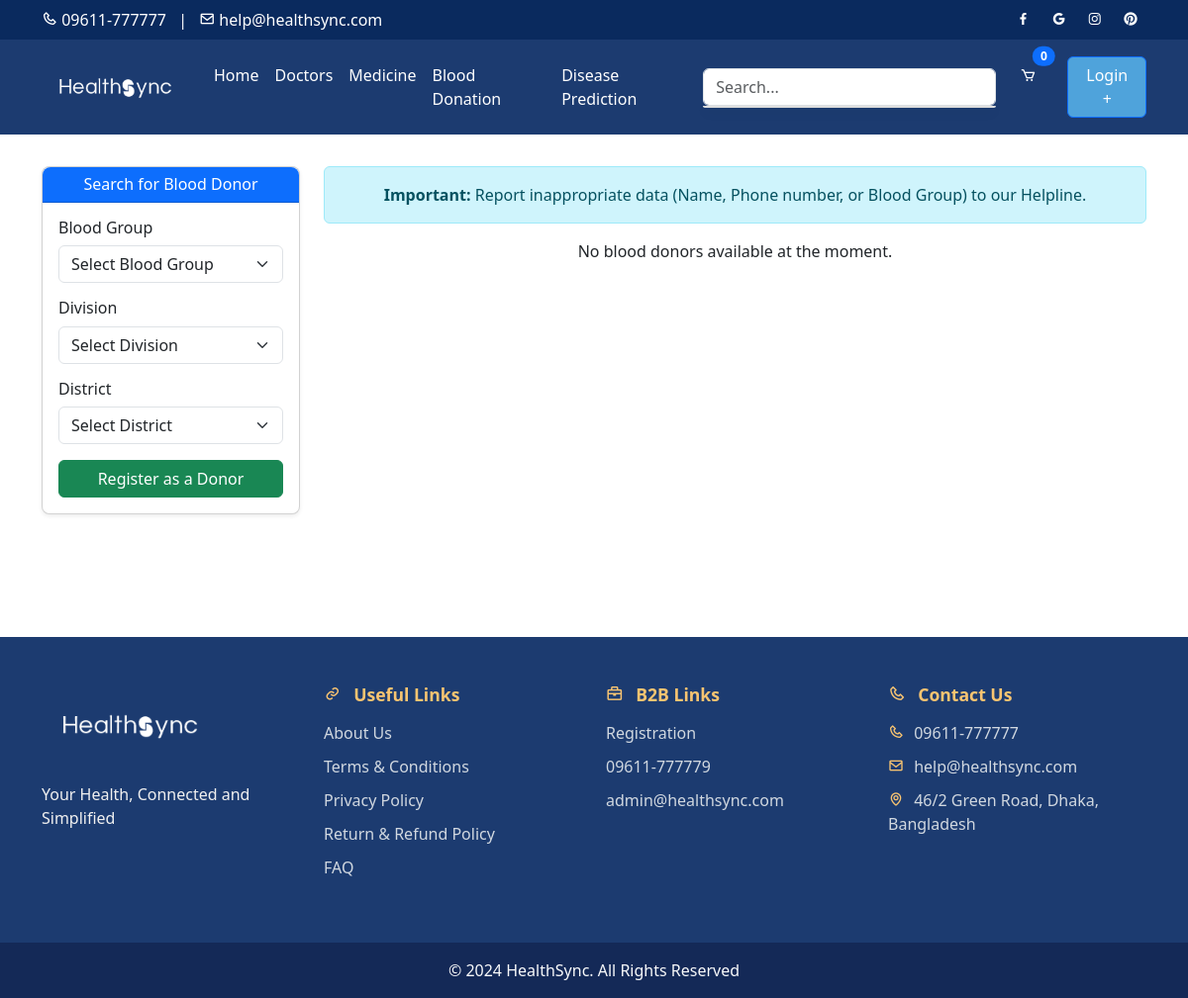
/blood-donors/, run on an earlier commit of the app's database.
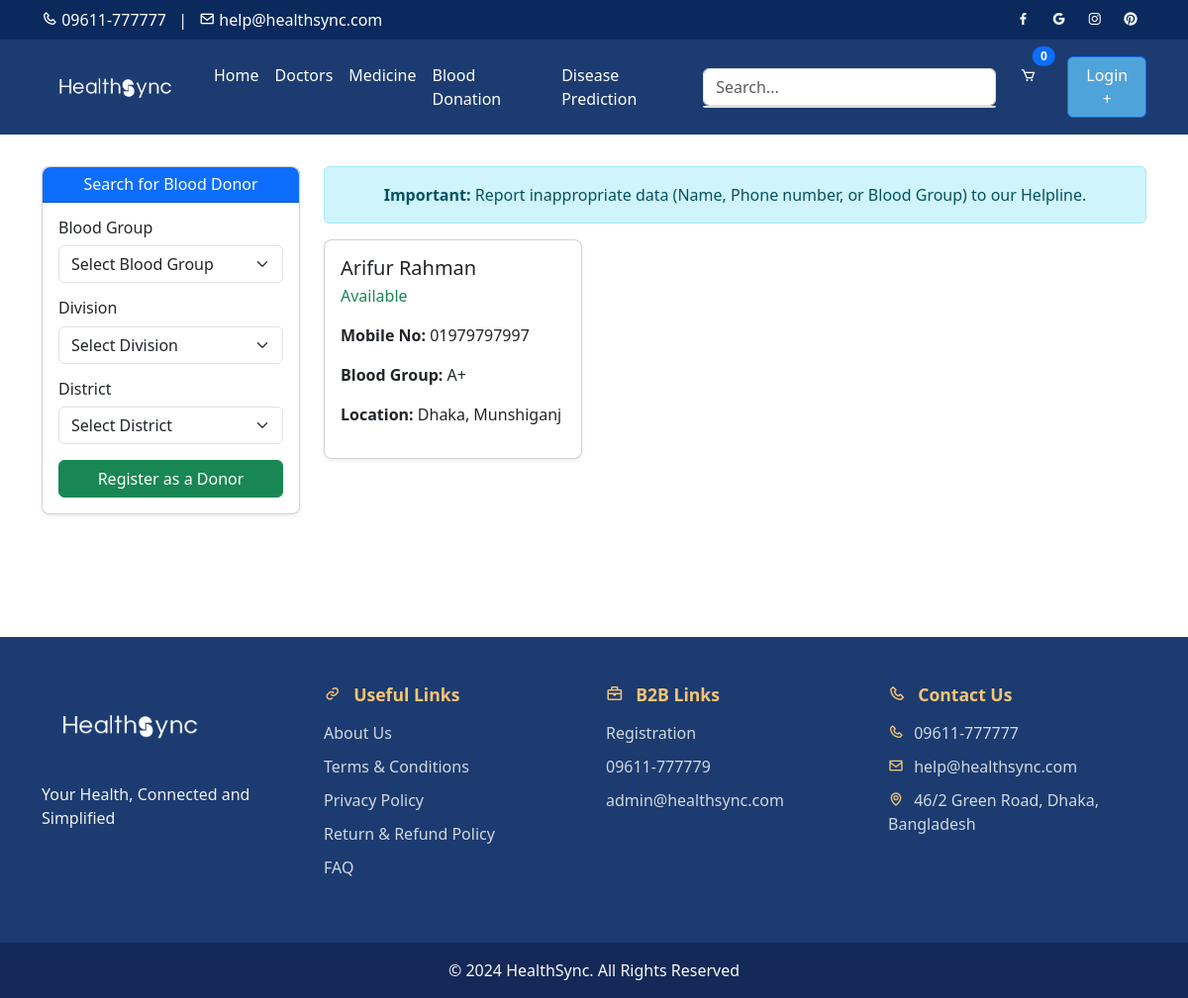
And on a later commit of the database.
### core/models.py (models this page shows, shortened)
class BloodDonor(models.Model):
    name = models.CharField(max_length=100, default='Anonymous')
    mobile_number = models.CharField(max_length=15, blank=True, null=True)
    blood_group = models.CharField(max_length=5)
    division = models.CharField(max_length=100)
    district = models.CharField(max_length=100)

### core/views.py (the view)
# urls.py: path('blood-donors/', views.donor_view, name='donors'),  # Blood donor list page
def donor_view(request):
    donors = BloodDonor.objects.all()
    return render(request, 'donation.html', {'donors': donors})

### core/templates/donation.html (shortened to what this page needs)
{% extends "base.html" %}
{% block content %}
<div class="container py-5">
    <div class="row">
        <div class="col-md-3">
            <div class="card shadow-sm mb-3" style="border-radius: 8px;">
                <div class="card-header bg-primary text-white text-center py-2" style="border-radius: 8px 8px 0 0;">
                    <h6 class="mb-0">Search for Blood Donor</h6>
                </div>
                <div class="card-body">
                    <div class="mb-3">
                        <h6>Blood Group</h6>
                        <select class="form-select" id="searchBloodGroup" onchange="filterDonors()">
                            <option value="">Select Blood Group</option>
                        </select>
                    </div>
                    <div class="mb-3">
                        <h6>Division</h6>
                        <select class="form-select" id="searchDivision" onchange="updateDistricts('search'); filterDonors()" required>
                            <option value="">Select Division</option>
                        </select>
                    </div>
                    <div class="mb-3">
                        <h6>District</h6>
                        <select class="form-select" id="searchDistrict" onchange="filterDonors()" required>
                            <option value="">Select District</option>
                        </select>
                    </div>
                    <button class="btn btn-success w-100" data-bs-toggle="modal" data-bs-target="#registerDonorModal">Register as a Donor</button>
                </div>
            </div>
        </div>
        <div class="col-md-9">
            <div class="alert alert-info text-center" role="alert">
                <strong>Important:</strong> Report inappropriate data (Name, Phone number, or Blood Group) to our Helpline.
            </div>
            <div class="row" id="donorList">
                {% if donors %}
                    {% for donor in donors %}
                        <div class="col-md-6 col-lg-4 mb-4 donor-card" data-blood-group="{{ donor.blood_group }}" data-division="{{ donor.division }}" data-district="{{ donor.district }}">
                            <div class="card h-100 shadow-sm" style="border-radius: 8px;">
                                <div class="card-body">
                                    <h5 class="card-title mb-1">{{ donor.name }}</h5>
                                    <p class="text-success">Available</p>
                                    <p><strong>Mobile No:</strong> {{ donor.mobile_number }}</p>
                                    <p><strong>Blood Group:</strong> {{ donor.blood_group }}</p>
                                    <p><strong>Location:</strong> {{ donor.division }}, {{ donor.district }}</p>
                                </div>
                            </div>
                        </div>
                    {% endfor %}
                {% else %}
                    <div class="col-12">
                        <p class="text-center">No blood donors available at the moment.</p>
                    </div>
                {% endif %}
            </div>
        </div>
    </div>
</div>
{% endblock %}

What changed in the data, as far as the page shows it:
added BloodDonor: name "Arifur Rahman", mobile_number "01979797997", blood_group "A+", division "Dhaka", district "Munshiganj"
Also different on the page:
text no longer shown: "No blood donors available at the moment."
